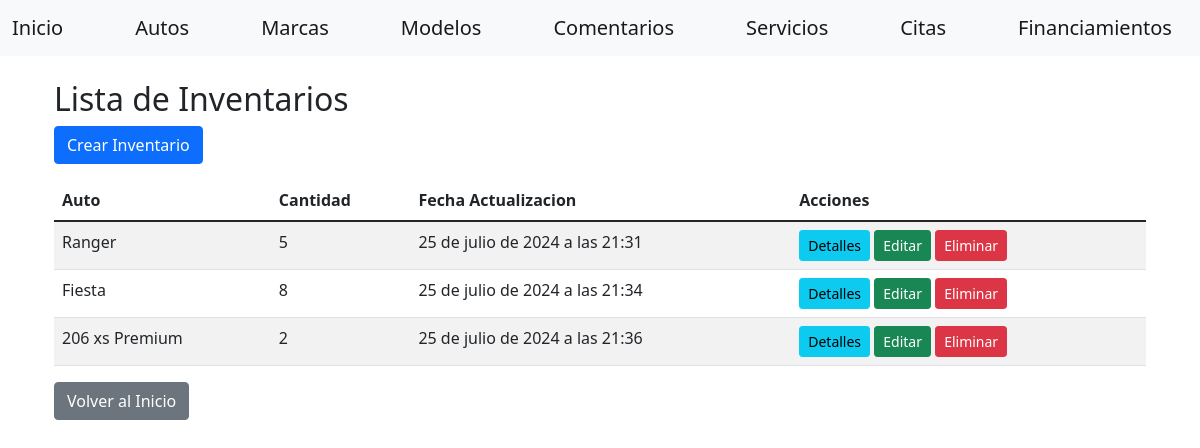
Page /gestion/inventario/ on the earlier database version.
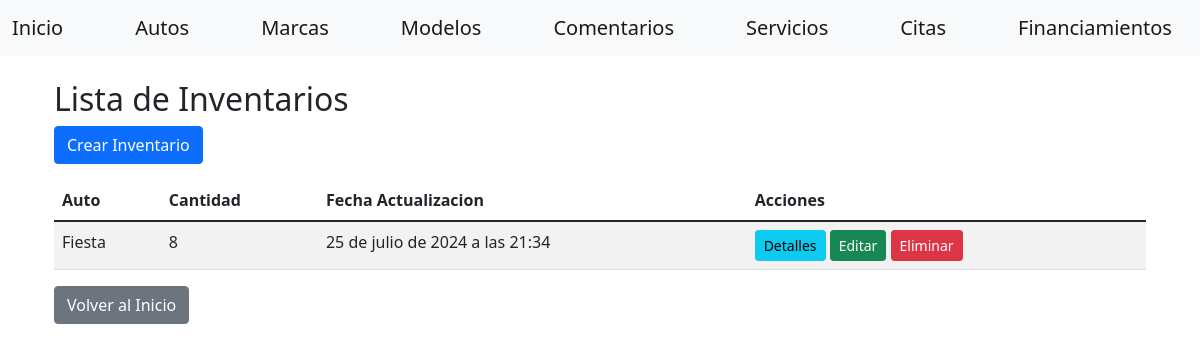
Same page on the later database version.
### gestion/models.py (models this page shows, shortened)
class Inventario(models.Model):
    auto = models.ForeignKey(Auto, on_delete=models.CASCADE)
    cantidad = models.PositiveIntegerField()
    fecha_actualizacion = models.DateTimeField(auto_now=True)

class Auto(models.Model):
    marca = models.ForeignKey(Marca, on_delete=models.CASCADE, default=1)
    modelo = models.ForeignKey(ModeloAuto, on_delete=models.CASCADE)
    categoria = models.ForeignKey(Categoria, on_delete=models.CASCADE)
    precio = models.DecimalField(max_digits=10, decimal_places=2)
    imagen = models.ImageField(upload_to='autos/')
    descripcion = models.TextField()

class ModeloAuto(models.Model):
    marca = models.ForeignKey(Marca, on_delete=models.CASCADE)
    nombre = models.CharField(max_length=100)

### gestion/views/inventario_view.py (the view)
# urls.py: path('inventario/', inventario_view.InventarioListView.as_view(), name='inventario-list'),
class InventarioListView(View):
    def get(self, request, *args, **kwargs):
        repo = InventarioRepository()
        inventarios = repo.get_all()
        return render(
            request,
            'inventarios/list.html',
            dict(
                inventarios=inventarios
            )
        )

### gestion/repositories/inventario_repository.py (called while the page is built)
    def get_all(self) -> List[Inventario]:
        return Inventario.objects.all()

### gestion/templates/inventarios/list.html (shortened to what this page needs)
{% extends "home/base.html" %}
{% block content %}
<div class="container mt-3">
    <h2>Lista de Inventarios</h2>
    <a href="{% url 'inventario-create' %}" class="btn btn-primary mb-3">Crear Inventario</a>
    <table class="table table-striped">
        <thead>
            <tr>
                <th>Auto</th>
                <th>Cantidad</th>
                <th>Fecha Actualizacion</th>
                <th>Acciones</th>
            </tr>
        </thead>
        <tbody>
            {% for inventario in inventarios %}
                <tr>
                    <td>{{ inventario.auto.modelo.nombre }}</td>
                    <td>{{ inventario.cantidad }}</td>
                    <td>{{ inventario.fecha_actualizacion }}</td>
                    <td>
                        <a href="{% url 'inventario-detail' inventario.id %}" class="btn btn-info btn-sm">Detalles</a>
                        <a href="{% url 'inventario-update' inventario.id %}" class="btn btn-success btn-sm">Editar</a>
                        <form action="{% url 'inventario-delete' inventario.id %}" method="post" class="d-inline">
                            <button type="submit" class="btn btn-danger btn-sm">Eliminar</button>
                        </form>
                    </td>
                </tr>
            {% endfor %}
        </tbody>
    </table>
    <a href="{% url 'index' %}" class="btn btn-secondary">Volver al Inicio</a>
</div>
{% endblock %}

Differences in the rows shown:
removed Inventario: auto.modelo.nombre "Ranger", cantidad "5", fecha_actualizacion "25 de julio de 2024 a las 21:31"
removed Inventario: auto.modelo.nombre "206 xs Premium", cantidad "2", fecha_actualizacion "25 de julio de 2024 a las 21:36"
